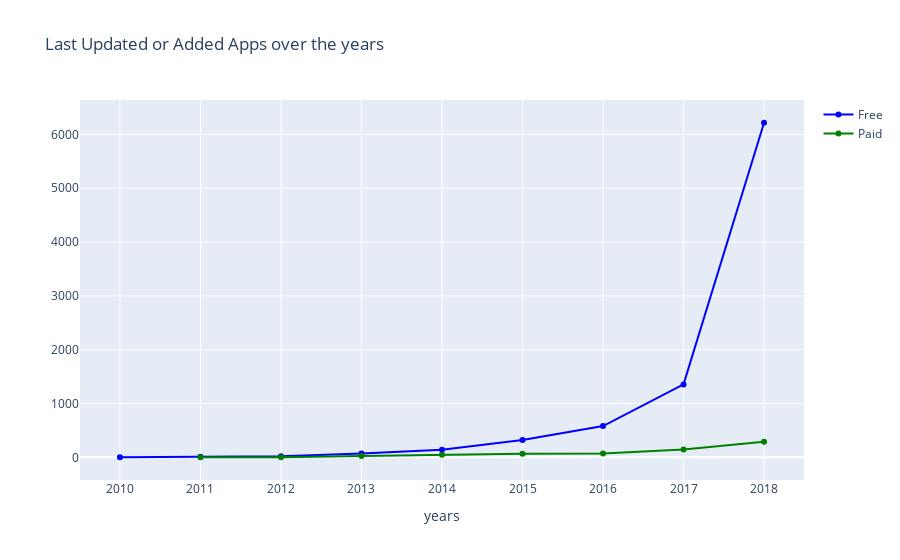

Notebook code cell kept with this figure:
### Markdown cell above
Interesting to note that the free apps are avaialbe for all maurity levels . The paids ones however are only restricted to certain maturity levels.

### Code cell
col='year_added'
free1=free[col].value_counts().reset_index()
free1=free1.rename(columns={col:'count','index':col})
free1['percent']=free1['count'].apply(lambda x : 100*x/sum(free1['count']))
free1=free1.astype(str).sort_values(col)

paid1=paid[col].value_counts().reset_index()
paid1=paid1.rename(columns={col:'count','index':col})
paid1['percent']=paid1['count'].apply(lambda x : 100*x/sum(paid1['count']))
paid1=paid1.astype(str).sort_values(col)


trace1 = go.Scatter(x=free1[col], y=free1["count"], name="Free", marker=dict(color="blue"))
trace2 = go.Scatter(x=paid1[col], y=paid1["count"], name="Paid", marker=dict(color="green"))
y = [trace1, trace2]
layout={'title':"Last Updated or Added Apps over the years",'xaxis':{'title':"years"}}
fig = go.Figure(data=y, layout=layout)
iplot(fig)

### Figure 1 — Plotly figure (JSON) as saved in the notebook; plotly's stock layout.template omitted (floating-point values rounded to 4 significant figures)
{"data": [{"marker": {"color": "blue"}, "name": "Free", "type": "scatter", "x": ["2010", "2011", "2012", "2013", "2014", "2015", "2016", "2017", "2018"], "y": ["1", "12", "19", "71", "141", "322", "580", "1355", "6218"]}, {"marker": {"color": "green"}, "name": "Paid", "type": "scatter", "x": ["2011", "2012", "2013", "2014", "2015", "2016", "2017", "2018"], "y": ["3", "2", "23", "49", "66", "71", "143", "290"]}], "layout": {"title": {"text": "Last Updated or Added Apps over the years"}, "xaxis": {"title": {"text": "years"}}}}
